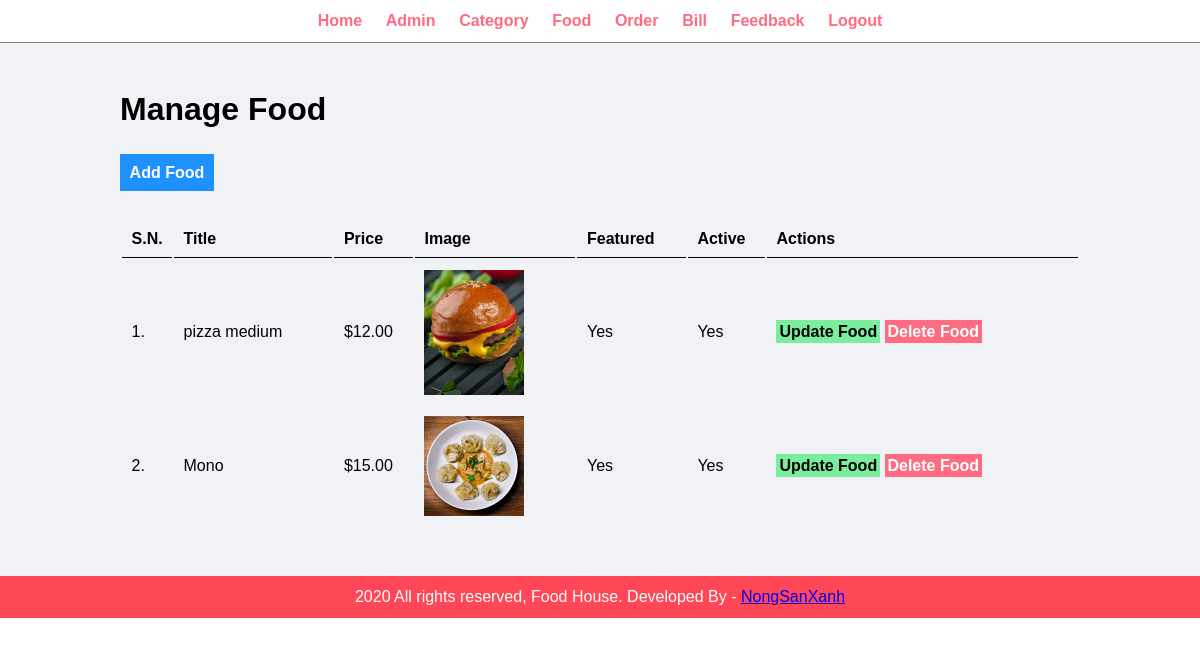
The app's page /admin/manage-food.php (signed in) with its own data.
### tables this page shows
CREATE TABLE `tbl_food` (
  `id` int(10) UNSIGNED NOT NULL,
  `title` varchar(100) NOT NULL,
  `description` text NOT NULL,
  `price` decimal(10,2) NOT NULL,
  `image_name` varchar(255) NOT NULL,
  `category_id` int(10) UNSIGNED NOT NULL,
  `featured` varchar(10) NOT NULL,
  `active` varchar(10) NOT NULL
);

### admin/manage-food.php (the view, shortened to what this page needs)
<?php include('partials/menu.php'); ?>
<div class="main-content">
    <div class="wrapper">
        <h1>Manage Food</h1>
        <br /><br />
                <a href="<?php echo SITEURL; ?>admin/add-food.php" class="btn-primary">Add Food</a>
                <br /><br /><br />
                <table class="tbl-full">
                    <tr>
                        <th>S.N.</th>
                        <th>Title</th>
                        <th>Price</th>
                        <th>Image</th>
                        <th>Featured</th>
                        <th>Active</th>
                        <th>Actions</th>
                    </tr>
                    <?php
                        $sql = "SELECT * FROM tbl_food";
                        $res = mysqli_query($conn, $sql);
                        $count = mysqli_num_rows($res);
                        $sn=1;
                        if($count>0)
                        {
                            while($row=mysqli_fetch_assoc($res))
                            {
                                $id = $row['id'];
                                $title = $row['title'];
                                $price = $row['price'];
                                $image_name = $row['image_name'];
                                $featured = $row['featured'];
                                $active = $row['active'];
                                ?>
                                <tr>
                                    <td><?php echo $sn++; ?>. </td>
                                    <td><?php echo $title; ?></td>
                                    <td>$<?php echo $price; ?></td>
                                    <td>
                                        <?php
                                            if($image_name=="")
                                            {
                                                echo "<div class='error'>Image not Added.</div>";
                                            }
                                            else
                                            {
                                                ?>
                                                <img src="<?php echo SITEURL; ?>images/food/<?php echo $image_name; ?>" width="100px">
                                                <?php
                                            }
                                        ?>
                                    </td>
                                    <td><?php echo $featured; ?></td>
                                    <td><?php echo $active; ?></td>
                                    <td>
                                        <a href="<?php echo SITEURL; ?>admin/update-food.php?id=<?php echo $id; ?>" class="btn-secondary">Update Food</a>
                                        <a href="<?php echo SITEURL; ?>admin/delete-food.php?id=<?php echo $id; ?>&image_name=<?php echo $image_name; ?>" class="btn-danger">Delete Food</a>
                                    </td>
                                </tr>
                                <?php
                            }
                        }
                        else
                        {
                            echo "<tr> <td colspan='7' class='error'> Food not Added Yet. </td> </tr>";
                        }
                    ?>
                </table>
    </div>
</div>
<?php include('partials/footer.php'); ?>

### css/admin.css (style rules this page uses)
* { margin: 0; padding: 0; font-family: Arial, Helvetica, sans-serif; }
.wrapper { padding: 1%; width: 80%; margin: 0 auto; }
.tbl-full { width: 100%; }
table tr th { border-bottom: 1px solid black; padding: 1%; text-align: left; }
table tr td { padding: 1%; }
.btn-primary { background-color: #1e90ff; padding: 1%; color: white; text-decoration: none; font-weight: bold; }
.btn-secondary { background-color: #7bed9f; padding: 1%; color: black; text-decoration: none; font-weight: bold; }
.btn-danger { background-color: #ff6b81; padding: 1%; color: white; text-decoration: none; font-weight: bold; }
.main-content { background-color: #f1f2f6; padding: 3% 0; }

### records on screen
tbl_food: title "pizza medium", price "12.00", image_name (picture), featured "Yes", active "Yes"
tbl_food: title "Mono", price "15.00", image_name (picture), featured "Yes", active "Yes"
